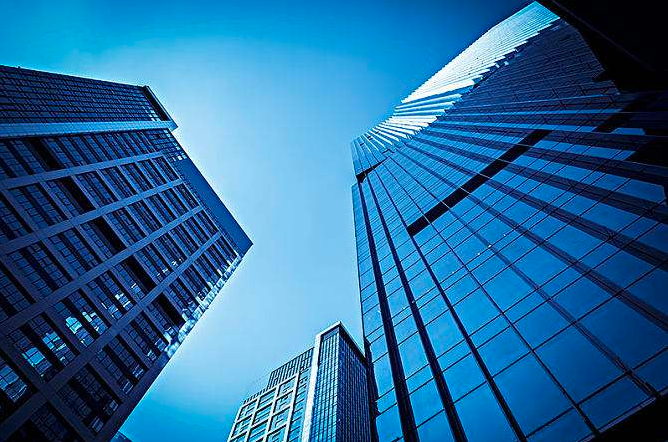
#> input picture Chapter10/pic/jianzhu.png, 668 x 442 px
$ python hough_lines_p.py
#> lines starting #> are read from the running program, lines starting #| are printed output that depends on the picture; after the words box and inside, x2 and y2 are one past the last pixel; in counts of white or black regions, pixels touching at a corner belong together
"""
Created by HenryMa on 2020/10/9
"""

__author__ = 'HenryMa'

from builtins import print

"""
cv2.HoughLinesP(dst, lines, 1, CV_PI/180, 50, 50, 10)
    dst: 输出图像. 它应该是个灰度图(但事实上是个二值化图)
    lines: 储存着检测到的直线的参数对(x_{start}, y_{start}, x_{end}, y_{end})的容器
    rho: 参数极径 r 以像素值为单位的分辨率. 我们使用 1 像素.
    theta: 参数极角 theta 以弧度为单位的分辨率. 我们使用1度 (即CV_PI/180)
    threshold: 设置阈值: 一条直线所需最少的的曲线交点. 超过设定阈值才被检测出线段, 值越大, 基本上意味着检出的线段越长, 检出的线段个数越少
    minLinLength: 能组成一条直线的最少点的数量. 点数量不足的直线将被抛弃.
    maxLineGap: 能被认为在一条直线上的两点的最大距离.
"""


import cv2
import numpy as np

img = cv2.imread('./pic/jianzhu.png')
#> img is the input picture: shape (442, 668, 3); mean B, G, R 154.5, 106.3, 39.6
gray = cv2.cvtColor(img, cv2.COLOR_BGR2GRAY)
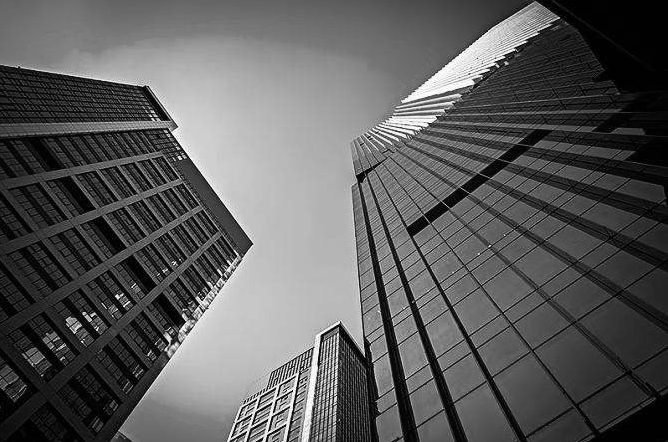
#> gray: shape (442, 668); min 0, max 255, mean 91.9
gauss = cv2.GaussianBlur(gray, (3, 3), 0)
edges = cv2.Canny(gauss, 50, 150, apertureSize=3)
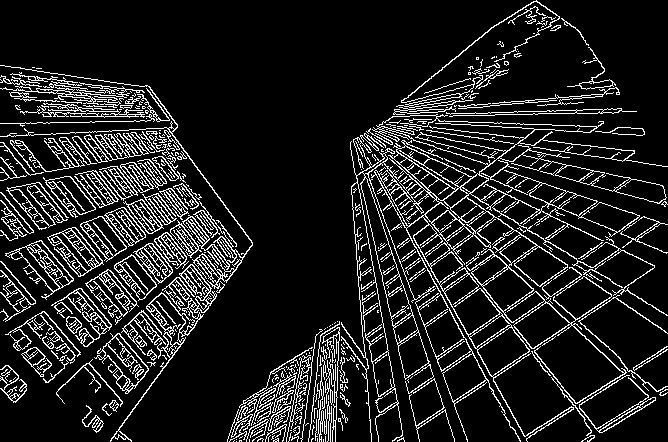
#> edges: shape (442, 668); 12.5% white in thin lines or dots

# 经验参数
minLineLength = 200
maxLineGap = 15
lines = cv2.HoughLinesP(edges, 1, np.pi/180, 80, minLineLength, maxLineGap)
#> lines = 118 rows, first 6: [0, 123, 24, 123], [583, 276, 611, 295], [493, 379, 524, 436], [105, 121, 133, 121], [513, 325, 532, 348], [480, 288, 499, 312]
print(lines[0])
#| [[  0 123  24 123]]
for line in lines:
    for x1, y1, x2, y2 in line:
        cv2.line(img, (x1, y1), (x2, y2), (0, 255, 0), 2)
#> this loop made 118 passes
#> line on passes 1 to 12: [[0, 123, 24, 123]], [[583, 276, 611, 295]], [[493, 379, 524, 436]], [[105, 121, 133, 121]], [[513, 325, 532, 348]], [[480, 288, 499, 312]], [[614, 297, 666, 332]], [[513, 270, 533, 289]], [[86, 174, 106, 199]], [[554, 125, 574, 125]], [[472, 269, 493, 254]], [[549, 141, 564, 142]]
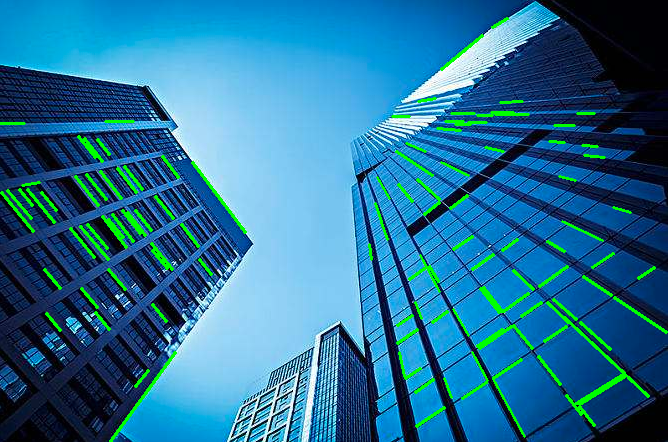
#> img: shape (442, 668, 3); 3.85% of pixels changed, all inside (x1, y1, x2, y2) = (0, 17, 668, 442)

cv2.imshow('Result', img)
cv2.waitKey(0)
cv2.destroyAllWindows()

$ run again, with Chapter10/pic/eye.png copied over Chapter10/pic/jianzhu.png
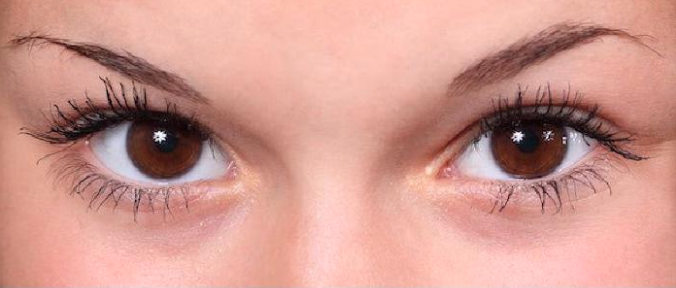
#> input picture Chapter10/pic/eye.png, 676 x 288 px
#> img is the input picture: shape (288, 676, 3); mean B, G, R 143.5, 153.1, 208.5
#> `gray = cv2.cvtColor(img, cv2.COLOR_BGR2GRAY)`:
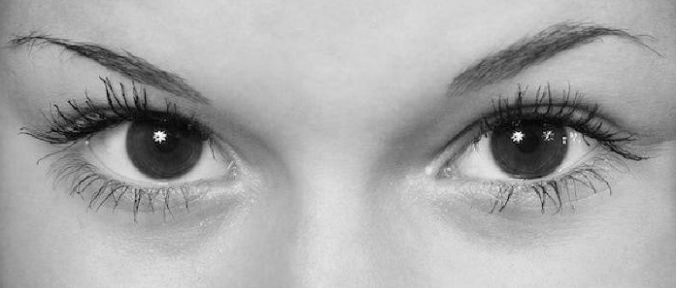
#> gray: shape (288, 676); min 2, max 252, mean 168.6
#> `edges = cv2.Canny(gauss, 50, 150, apertureSize=3)`:
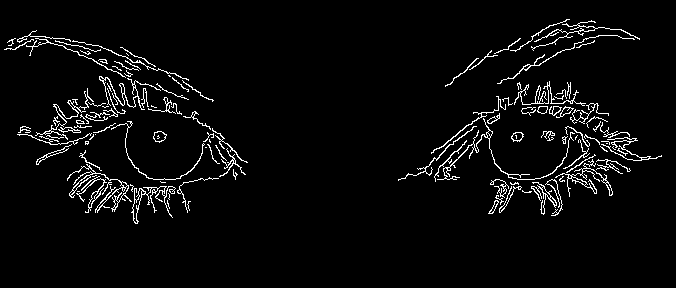
#> edges: shape (288, 676); 4% white in thin lines or dots, all inside (x1, y1, x2, y2) = (4, 19, 662, 224)
#> lines = [[517, 179, 534, 179]]
#| [[517 179 534 179]]
#> the loop `for line in lines:` made 1 pass
